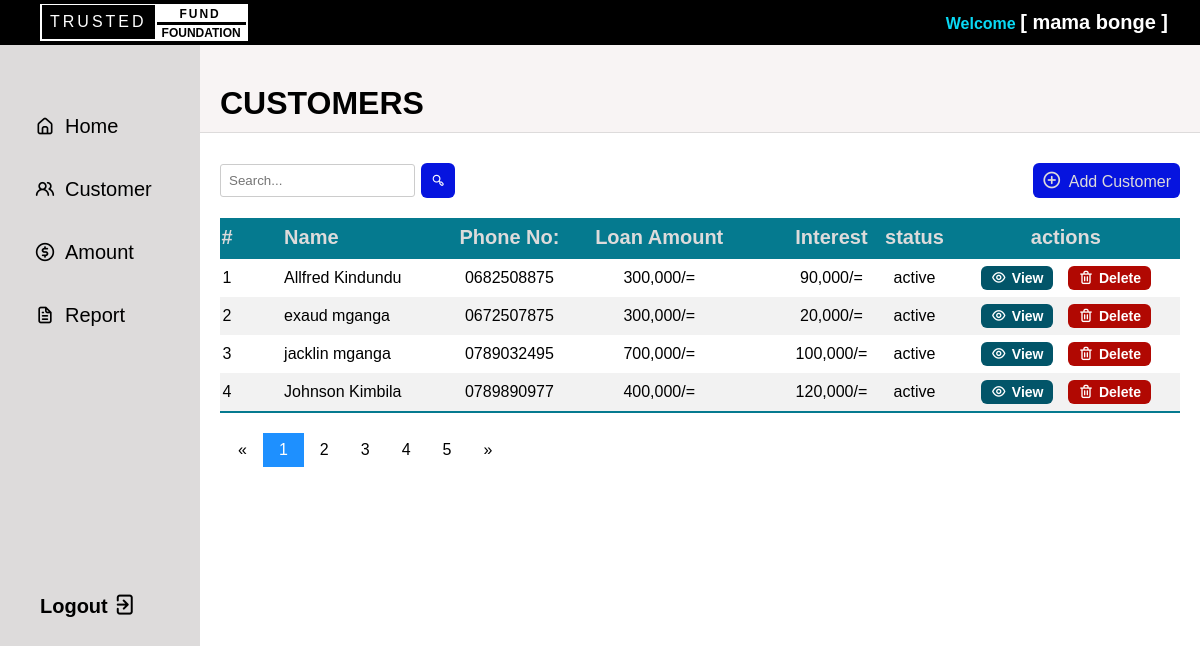
Screenshot of /Pages/customer/customer.php (signed in) with the database file from the repository.
### tables this page shows
CREATE TABLE `user` (
  `user_id` int(11) NOT NULL,
  `user_name` varchar(225) NOT NULL,
  `user_email` varchar(225) NOT NULL,
  `user_password` varchar(255) NOT NULL
);

CREATE TABLE `customer` (
  `customer_id` int(11) NOT NULL,
  `customer_name` varchar(225) NOT NULL,
  `phone_no` int(11) NOT NULL,
  `fund_amount` int(11) NOT NULL,
  `customer_date` date NOT NULL,
  `return_amount` int(11) NOT NULL
);

### Pages/function_log.php (called while the page is built, shortened)
<?php
function check_login($conn)
{
	if(isset($_SESSION['user_id'])){
		$id = $_SESSION['user_id'];
		$query = "SELECT * FROM user WHERE user_id = '$id' limit 1";
		$result = mysqli_query($conn,$query);
		if($result && mysqli_num_rows($result) > 0)
		{
			$user_data = mysqli_fetch_assoc($result);
			return $user_data;
		}
	}
	die;
}
if (isset($_POST['search'])) {
    $searchQuery = $_POST['search'];
	$query = "SELECT customer.customer_id, customer.customer_name, customer.phone_no, customer.customer_date, customer.fund_amount, customer.return_amount, SUM(date_cush.dc_return_amount) AS total_return_amount, date_cush.dc_return_amount FROM date_cush RIGHT JOIN customer ON customer.customer_id = date_cush.customer_id WHERE customer.customer_name = '$searchQuery' limit 1;";
    $result = mysqli_query($conn, $query);
	$resultsearch = $result;
	return $resultsearch;
}
else{
	if(isset($_GET['page_no'])){
		$page_number = $_GET["page_no"];
	}
	else{
		$page_number = 1;
	}
	$limit = 4;
		$initial_page = ($page_number-1) * $limit;
		$query = "SELECT customer.customer_id, customer.customer_name, customer.phone_no, customer.customer_date, customer.fund_amount, customer.return_amount, SUM(date_cush.dc_return_amount) AS total_return_amount, date_cush.dc_return_amount FROM date_cush RIGHT JOIN customer ON customer.customer_id = date_cush.customer_id GROUP BY customer_id ORDER BY `customer_name` ASC LIMIT $initial_page,$limit";
		$result = mysqli_query($conn, $query);
		$resultsearch = $result;
return $resultsearch;
}
die("No database");
?>

### Pages/customer/customer.php (the view, shortened to what this page needs)
<?php
  include("../../DB-connection/connect_php.php");
  include("../function_log.php");
 $user_data = check_login($conn);
?>
<!DOCTYPE html>
<html>
 <head>
  <link rel="stylesheet" href="customer.css">
  <link rel="stylesheet" href="https://unicons.iconscout.com/release/v4.0.8/css/line.css">
 </head>
 <body>
  <div class="container" id="main-page">
    <div class="menubar">
      <span class="outer-box">
        <h3 class="trusted">TRUSTED</h3>
        <span class="fund-foundation">
          <h3 class="fund">FUND</h3>
          <h3 class="foundation">FOUNDATION</h3>
        </span></span>
    <h3>Welcome <b>[ <?php echo $user_data['user_name'];?> ]</b></h3>
    </div>
    <nav>
      <div class="menu-list">
        <ul>
          <li><a href="../dashboard/dashboard.php"><i class="uil uil-estate"></i>Home</a></li>
          <li><a href="#"><i class="uil uil-users-alt"></i>Customer</a></li>
          <li><a href="../Amount/amount.php"><i class="uil uil-usd-circle"></i>Amount</a></li>
          <li><a href="../report/report.php"><i class="uil uil-file-alt"></i>Report</a></li>
        </ul>
      </div>
      <div class="log-out">
        <a href="../Logout.php">Logout<i class="uil uil-signout"></i></a>
      </div>
    </nav>
    <div class="container_1">
      <div class="disp">
      <h1>CUSTOMERS</h1>
      </div>
      <div class="tables">
        <div class="search">
          <form method="POST">
            <input type="text"  name="search" placeholder="Search...">
            <button type="submit" id="search"><i class="uil uil-search-alt"></i></button>
          </form>
        </div>
        <a href="#" class="btn" onclick="open_add_form()"><i class="uil uil-plus-circle"></i>Add Customer</a>
        <table>
          <thead>
            <tr>
              <th>#</th>
              <th class="name">Name</th>
              <th>Phone No:</th>
              <th class="amount">Loan Amount</th>
              <th>Interest</th>
              <th>status</th>
              <th>actions</th>
            </tr>
          </thead>
          <tbody>
          <?php
              $counter = 0;
              while($form_data = mysqli_fetch_assoc($result)){
              $counter++;
              ?>
            <tr>
            <td><?php echo $counter; ?></td>
            <td class="name"><?php echo $form_data['customer_name']; ?></td>
            <td>0<?php echo $form_data['phone_no']; ?></td>
            <td class="amount"><?php echo number_format($form_data['fund_amount']); ?>/=</td>
            <td><?php echo number_format($form_data['return_amount']);?>/=</td>
              <td>active</td>
              <td><b>
              <a href="../view/view.php?viewid=<?php echo$form_data['customer_id']?>" class="view"><i class="uil uil-eye"></i>View</a>
                <a href="customer.php?deleteid=<?php echo$form_data['customer_id']?>" class="delete"><i class="uil uil-trash-alt"></i>Delete</a>
               </b></td>
            </tr>
            <?php };?>
          </tbody>
        </table>
        <div class="pagination">
          <a href="#">&laquo;</a>
          <a class="active" href="customer.php">1</a>
          <a href="customer.php?page_no=2">2</a>
          <a href="customer.php?page_no=3">3</a>
          <a href="customer.php?page_no=4">4</a>
          <a href="customer.php?page_no=5">5</a>
          <a href="#">&raquo;</a>
        </div>
      </div>
    </div>
  </div>
  <div class="add-customer" id="add-customer-form">
    <div class="customer-form">
    <h1>New customer</h1><span><i class="uil uil-times-square"onclick=" close_add_form()" id="add-times-square"></i><i class="uil uil-times" id="add-times"></i></span>
      <form action="add_customer_customer.php" method="post">
        <label for="name">Customer</label>
        <label for="phone_no">Phone No:</label>
        <label for="amount">Funded Amount</label>
        <label for="date">Dete</label>
        <label for="returned_amount">Returned Fund</label>
        <button type="submit">Save<i class="uil uil-message"></i></button>
      </form>
    </div>
  </div>
 </body>
</html>

### rows the page displays
user: user_name "mama bonge"
customer: customer_name "Allfred Kindundu", phone_no "682508875", fund_amount "300,000", return_amount "90,000"
customer: customer_name "exaud mganga", phone_no "672507875", fund_amount "300,000", return_amount "20,000"
customer: customer_name "jacklin mganga", phone_no "789032495", fund_amount "700,000", return_amount "100,000"
customer: customer_name "Johnson Kimbila", phone_no "789890977", fund_amount "400,000", return_amount "120,000"
